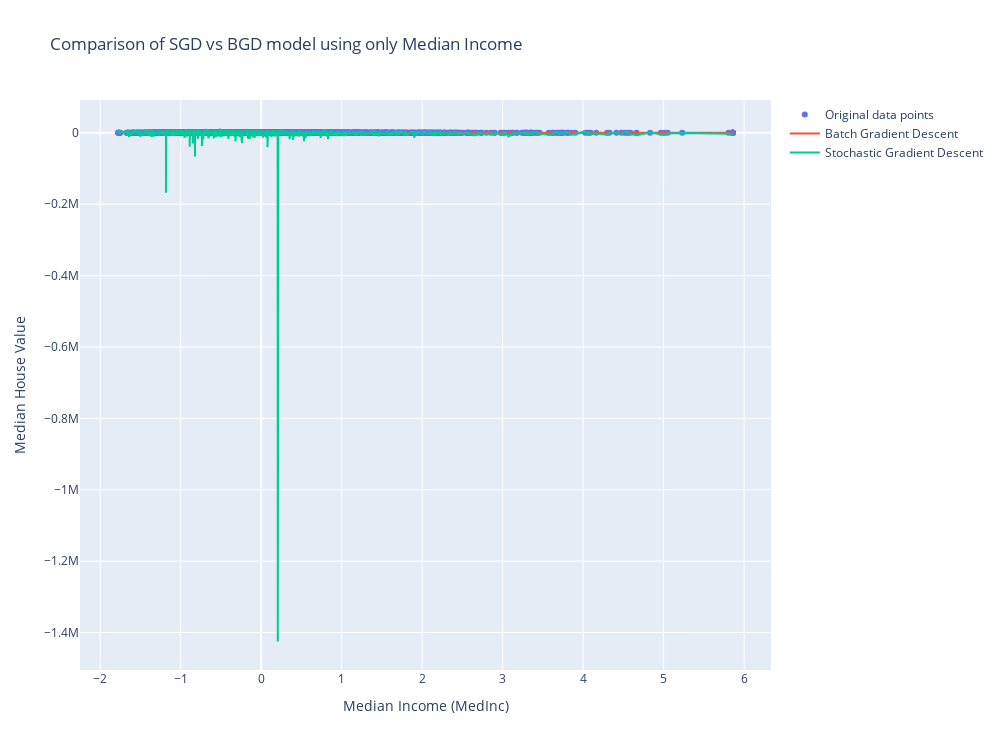

Here is the notebook cell this chart was saved with:
### Code cell
fig = go.Figure()

#need to make the bgd a 1d array
#for it to be plotted
y_pred_bgd_all= y_pred_bgd_all.flatten()

#original data points
fig.add_trace(go.Scatter(
    x=x_test_all[:, 0],
    y=y_test_all,
    mode='markers',
    name='Original data points',
))

#bgd line
#locates the index
#need to use the same index for x_test and y_pred
#or else it doesn't make sense
sorted_indices_all = np.argsort(x_test_all[:, 0])
#print(y_pred_bgd[sorted_indices])
fig.add_trace(go.Scatter(
    x=x_test_all[sorted_indices_all, 0],
    y=y_pred_bgd_all[sorted_indices_all],
    mode='lines',
    name='Batch Gradient Descent',
))

#sgd line
fig.add_trace(go.Scatter(
    x=x_test_all[sorted_indices_all, 0],
    y=y_pred_sgd_all[sorted_indices_all],
    mode='lines',
    name='Stochastic Gradient Descent',
))

fig.update_layout(
    title="Comparison of SGD vs BGD model using only Median Income",
    xaxis_title="Median Income (MedInc)",
    yaxis_title="Median House Value",
    width= 1000,
    height= 750
)

fig.show()

### Figure 1 — Plotly figure (JSON) as saved in the notebook; plotly's stock layout.template omitted (floating-point values rounded to 4 significant figures; data arrays with more than 128 entries replaced by an {"elided": "..."} marker saying what was removed)
{"data": [{"mode": "markers", "name": "Original data points", "type": "scatter", "x": {"elided": "4128 float values"}, "y": {"elided": "4128 float values"}}, {"mode": "lines", "name": "Batch Gradient Descent", "type": "scatter", "x": {"elided": "4128 float values"}, "y": {"elided": "4128 float values"}}, {"mode": "lines", "name": "Stochastic Gradient Descent", "type": "scatter", "x": {"elided": "4128 float values"}, "y": {"elided": "4128 float values"}}], "layout": {"height": 750, "title": {"text": "Comparison of SGD vs BGD model using only Median Income"}, "width": 1000, "xaxis": {"title": {"text": "Median Income (MedInc)"}}, "yaxis": {"title": {"text": "Median House Value"}}}}
